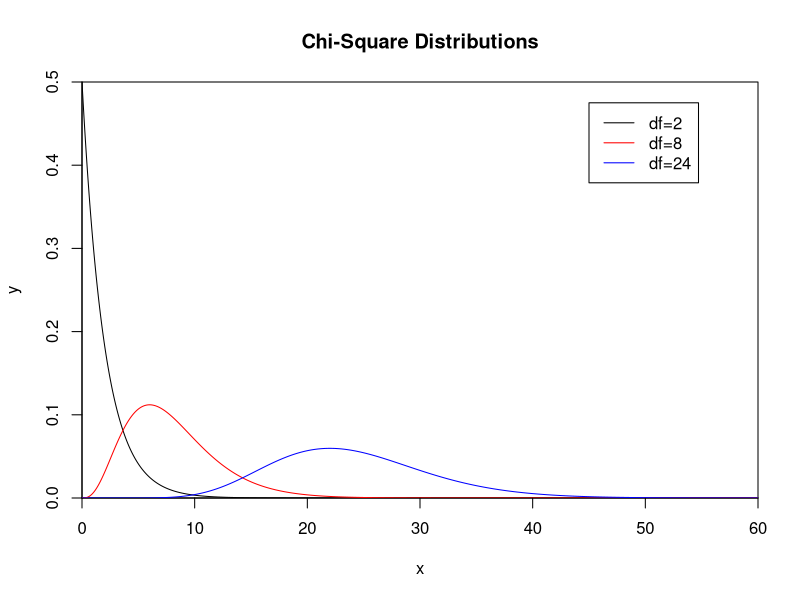

This chart was generated by the following R code:
#**ALT=Graphs of chi-square distributions with df=2, df=8, and df=24.**#
#**HIDE_INPUT**#

x <- seq(0, 60, 0.01)
y <- dchisq(x, df=2)
plot(x, y, type="l", col="black", main="Chi-Square Distributions", lwd=1, xaxs = "i", yaxs = "i")

y <- dchisq(x, df=8)
lines(x, y, col="red")

y <- dchisq(x, df=24)
lines(x, y, col="blue")

legend(45, 0.475, legend=c("df=2", "df=8", "df=24"), col=c("black", "red", "blue"), lty=1)

pchisq(q = 2, df = 4, lower.tail = TRUE)

pchisq(q = 6, df = 4, lower.tail = FALSE)

pchisq(q = 5, df = 4, lower.tail = TRUE) - pchisq(q = 3, df = 4, lower.tail = TRUE)

#**VID=DFXcInJfeKc**#
